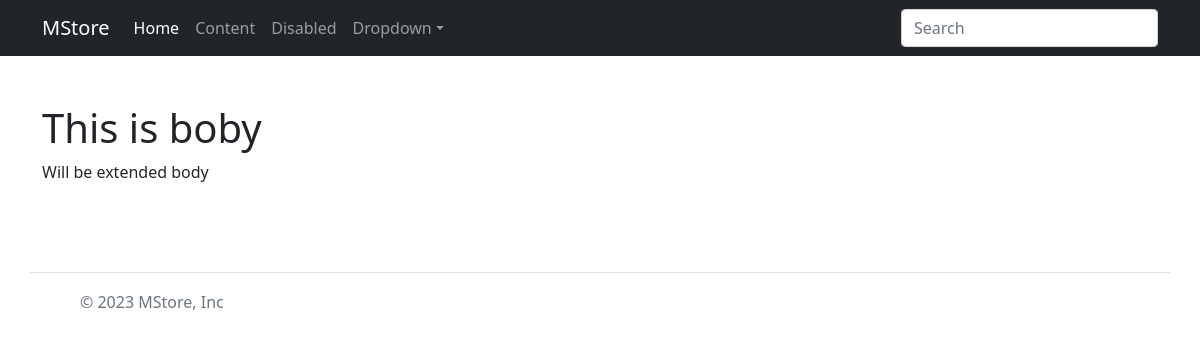
Before: / with the older database file.
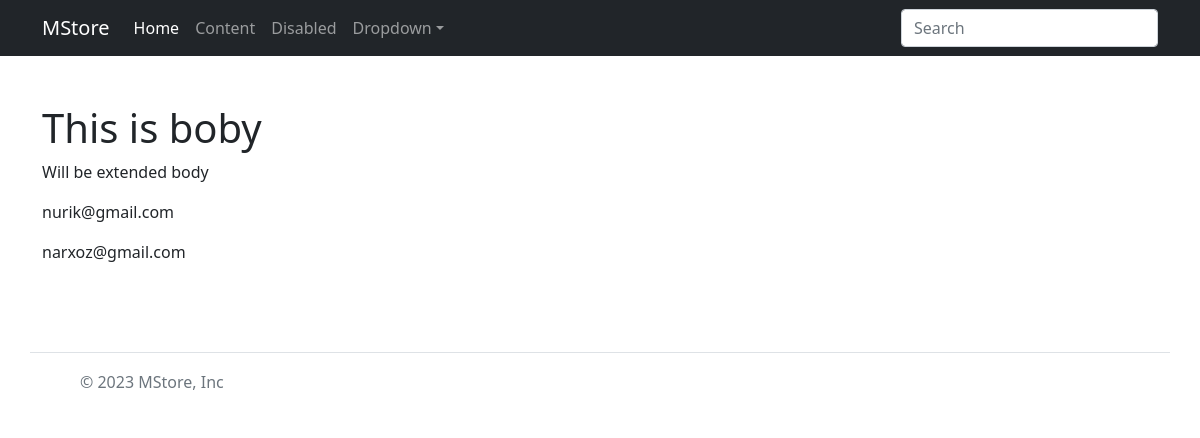
After: the same page with the newer database file.
### account/models.py (models this page shows, shortened)
class Account(AbstractBaseUser):
    email           = models.EmailField(verbose_name='email', max_length=60, unique=True)
    username        = models.CharField(max_length=30, unique=True)
    date_joined     = models.DateTimeField(verbose_name='date joined', auto_now_add=True)
    last_login      = models.DateTimeField(verbose_name='last login', auto_now=True)
    is_admin        = models.BooleanField(default=False)
    is_active       = models.BooleanField(default=True)
    is_staff        = models.BooleanField(default=False)
    is_superuser    = models.BooleanField(default=False)
    USERNAME_FIELD = 'email'
    REQUIRED_FIELDS = ['username']
    object = MyAccountManager()
    def __str__(self):
        return self.email

### pages/views.py (the view)
# urls.py: path('', home_screen_view),
def home_screen_view(request):
        context = {}
        accounts = Account.object.all()
        context['accounts'] = accounts;
        return render(request, 'pages/home.html', context)

### pages/templates/pages/home.html (shortened to what this page needs)
{% extends 'index.html' %}
{% block content %}
    <div>
        <h1>This is boby</h1>
        <p>Will be extended body</p>
        {% for account in accounts %}
            <p>{{account}}</p>
        {% endfor %}
{% endblock content %}

### view/index.html (shortened to what this page needs)
<!DOCTYPE html>
<html>
  <head>
    <link
      href="https://cdn.jsdelivr.net/npm/bootstrap@5.1.3/dist/css/bootstrap.min.css"
      rel="stylesheet"
    />
    <link rel="stylesheet" href="" />
  </head>
  <body>
    <nav
      class="navbar navbar-expand-lg navbar-dark bg-dark"
      aria-label="Ninth navbar example"
    >
      <div class="container-xl">
        <a class="navbar-brand" href="#">MStore</a>
        <div class="collapse navbar-collapse" id="navbarsExample07XL">
          <ul class="navbar-nav me-auto mb-2 mb-lg-0">
            <li class="nav-item">
              <a class="nav-link active" aria-current="page" href="#">Home</a>
            </li>
            <li class="nav-item">
              <a class="nav-link" href="#">Content</a>
            </li>
            <li class="nav-item">
              <a class="nav-link">Disabled</a>
            </li>
            <li class="nav-item dropdown">
              <a
                class="nav-link dropdown-toggle"
                href="#"
                data-bs-toggle="dropdown"
                aria-expanded="false"
                >Dropdown</a
              >
            </li>
          </ul>
          <form role="search">
            <input
              class="form-control"
              type="search"
              placeholder="Search"
              aria-label="Search"
            />
          </form>
        </div>
      </div>
    </nav>
    <div class="container mt-5">
      <div class="row">
        {% block content %}
        {% endblock content %}
    </div>
    <div class="container mt-5">
        <div class="row">
            <footer class="d-flex flex-wrap justify-content-between align-items-center py-3 my-4 border-top">
                <div class="col-md-4 d-flex align-items-center">
                  <a href="/" class="mb-3 me-2 mb-md-0 text-muted text-decoration-none lh-1">
                    <svg class="bi" width="30" height="24"><use xlink:href="#bootstrap"></use></svg>
                  </a>
                  <span class="mb-3 mb-md-0 text-muted">© 2023 MStore, Inc</span>
                </div>
                <ul class="nav col-md-4 justify-content-end list-unstyled d-flex">
                  <li class="ms-3"><a class="text-muted" href="#"><svg class="bi" width="24" height="24"><use xlink:href="#twitter"></use></svg></a></li>
                  <li class="ms-3"><a class="text-muted" href="#"><svg class="bi" width="24" height="24"><use xlink:href="#instagram"></use></svg></a></li>
                  <li class="ms-3"><a class="text-muted" href="#"><svg class="bi" width="24" height="24"><use xlink:href="#facebook"></use></svg></a></li>
                </ul>
              </footer>
        </div>
    </div>
  </body>
</html>

Changed rows visible on the page:
added Account: email "nurik@gmail.com"
added Account: email "narxoz@gmail.com"
